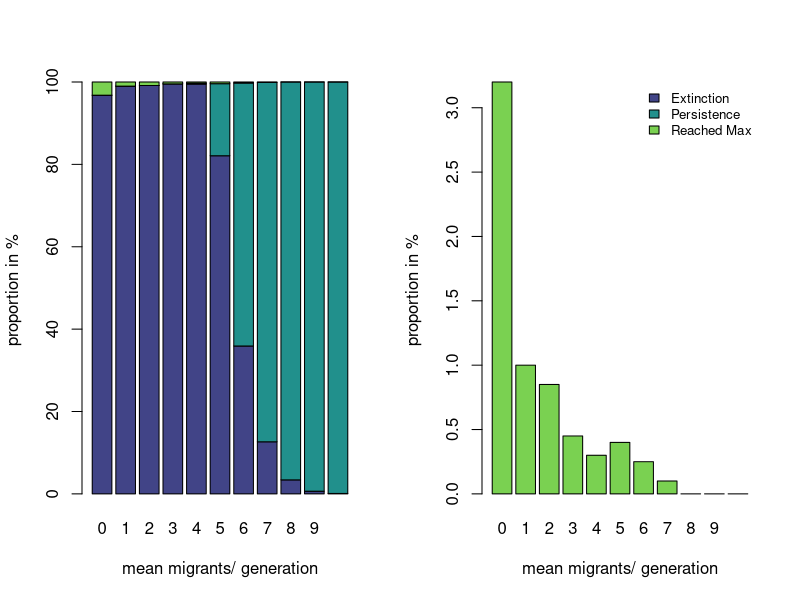
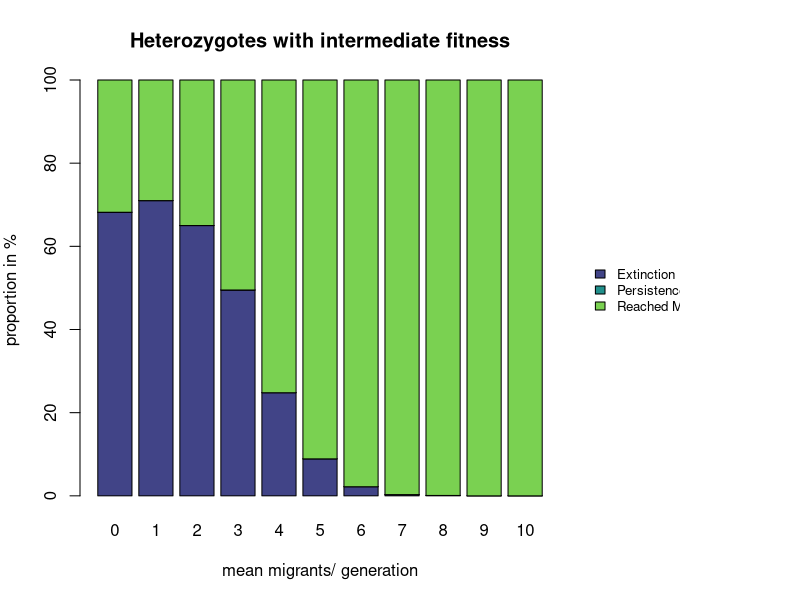
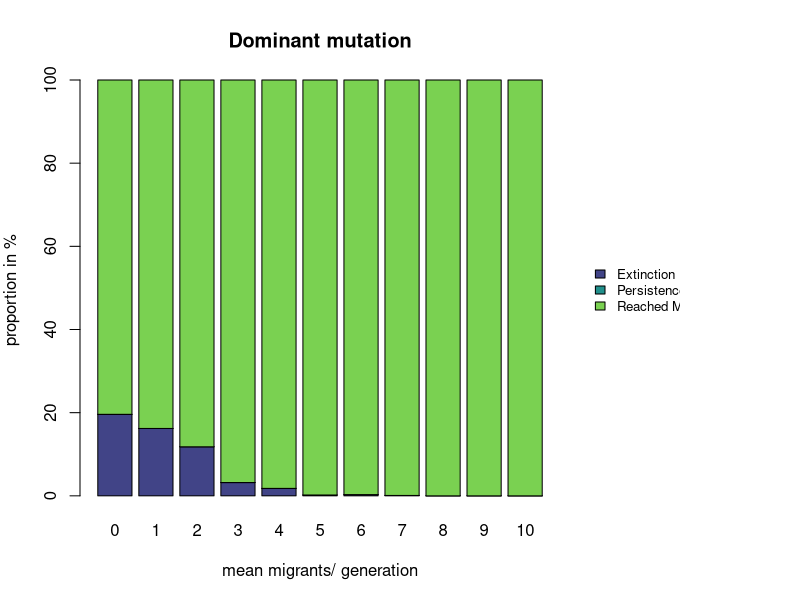

These charts were generated, in order, by the following R code:
## ---- chunk 1
# Analysis for the presentation
setwd("C:/Users/flori/OneDrive/Dokumente/Studium/THEE researchpractical/TEE_Shadowvalley")
# get the data frame
df <- read.csv("Data_29_10_2024.csv")
## ---- chunk 2
# make a matrix with the amount of each outcome per mig rate
mig <- matrix(NA,nrow = 3, ncol = 11)
for (i in 0:(ncol(mig)-1)){
  mig[,i+1] <- c(sum(df$success[df$migration_per_gen == i & df$fitnessAa ==0.9] == "extinction"),
                 sum(df$success[df$migration_per_gen == i & df$fitnessAa ==0.9] == "medium"),
                 sum(df$success[df$migration_per_gen == i & df$fitnessAa ==0.9] == "reached_max"))
}
# translate it into %
mig <- mig/20
## ---- chunk 3
library("viridis")
colors <- viridis(3,begin = 0.2,end = 0.8)
par(mfrow = (c(1,2)))
barplot(mig, col = colors, names.arg = 0:10, xlab = "mean migrants/ generation", ylab ="proportion in %")
barplot(mig[3,], names.arg = 0:10, col = colors[3],xlab = "mean migrants/ generation", ylab ="proportion in %")
legend("topright", legend = c("Extinction", "Persistence", "Reached Max"), fill = colors, bty = "n", cex = 0.8)
## ---- chunk 4
mig1and1.1 <- matrix(NA,nrow = 3, ncol = 22)
x <- 0
for (j in c(1,1.1)){
  for (i in 0:(ncol(mig)-1)){
    mig1and1.1[,i+1+x] <- c(sum(df$success[df$migration_per_gen == i & df$fitnessAa ==j] == "extinction"),
                      sum(df$success[df$migration_per_gen == i & df$fitnessAa ==j] == "medium"),
                      sum(df$success[df$migration_per_gen == i & df$fitnessAa ==j] == "reached_max"))
  }
  x <- x+11
}
mig1and1.1 <- mig1and1.1/10
## ---- chunk 5
library("viridis")
colors <- viridis(3,begin = 0.2,end = 0.8)
par(mfrow = c(1, 1), mar = c(5, 4, 4, 6), oma = c(0, 0, 0, 6))
barplot(mig1and1.1[,1:11], col = colors, names.arg = 0:10, xlab = "mean migrants/ generation", ylab ="proportion in %", main = "Heterozygotes with intermediate fitness")
par(xpd = TRUE)  # Allows plotting outside the plot region
legend("right", inset = -0.3, legend = c("Extinction", "Persistence", "Reached Max"), fill = colors, bty = "n", cex = 0.8)
## ---- chunk 6
library("viridis")
colors <- viridis(3,begin = 0.2,end = 0.8)
par(mfrow = c(1, 1), mar = c(5, 4, 4, 6), oma = c(0, 0, 0, 6))
barplot(mig1and1.1[,12:22], col = colors, names.arg = 0:10, xlab = "mean migrants/ generation", ylab ="proportion in %", main = "Dominant mutation")
par(xpd = TRUE)  # Allows plotting outside the plot region
legend("right", inset = -0.3, legend = c("Extinction", "Persistence", "Reached Max"), fill = colors, bty = "n", cex = 0.8)
